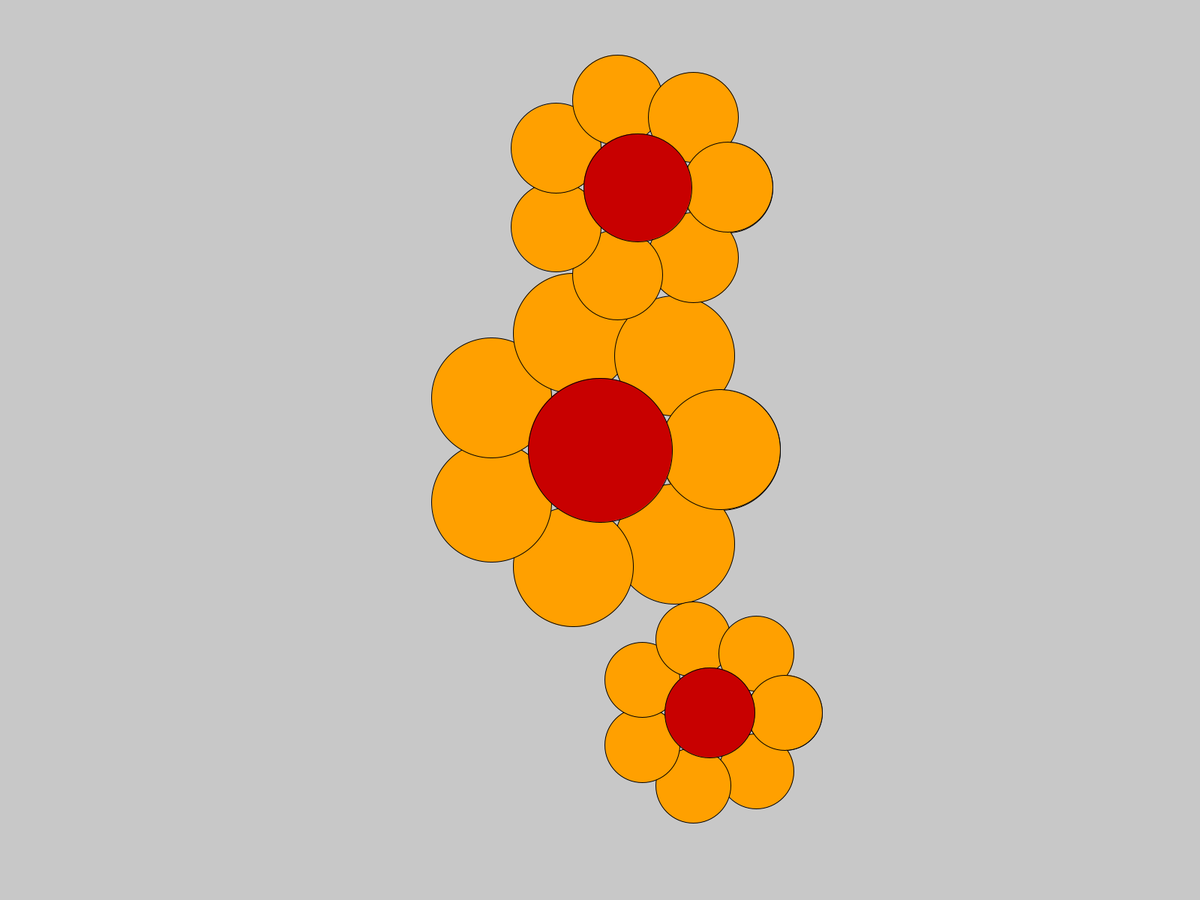
Frame 1 (no input)
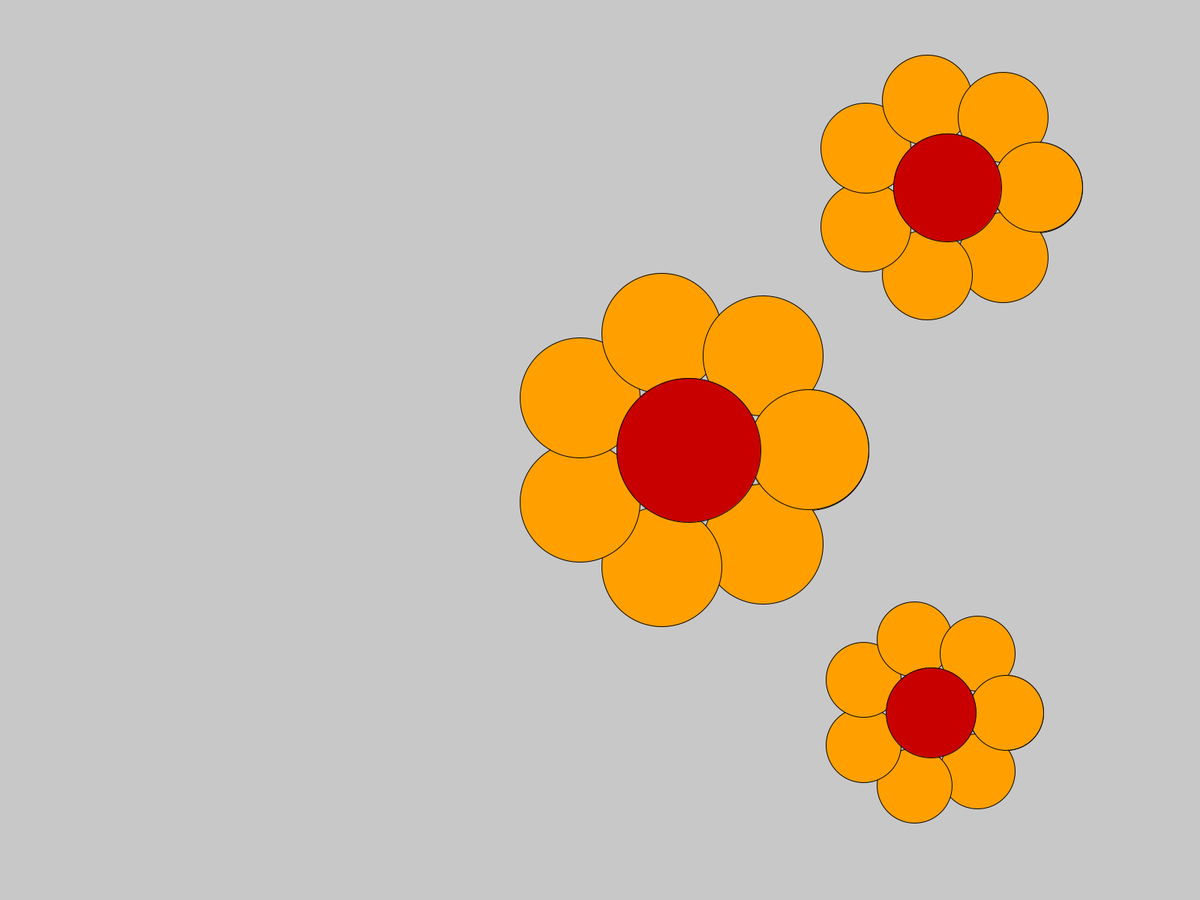
Frame 60 (the mouse pressed at the canvas centre just before this capture)
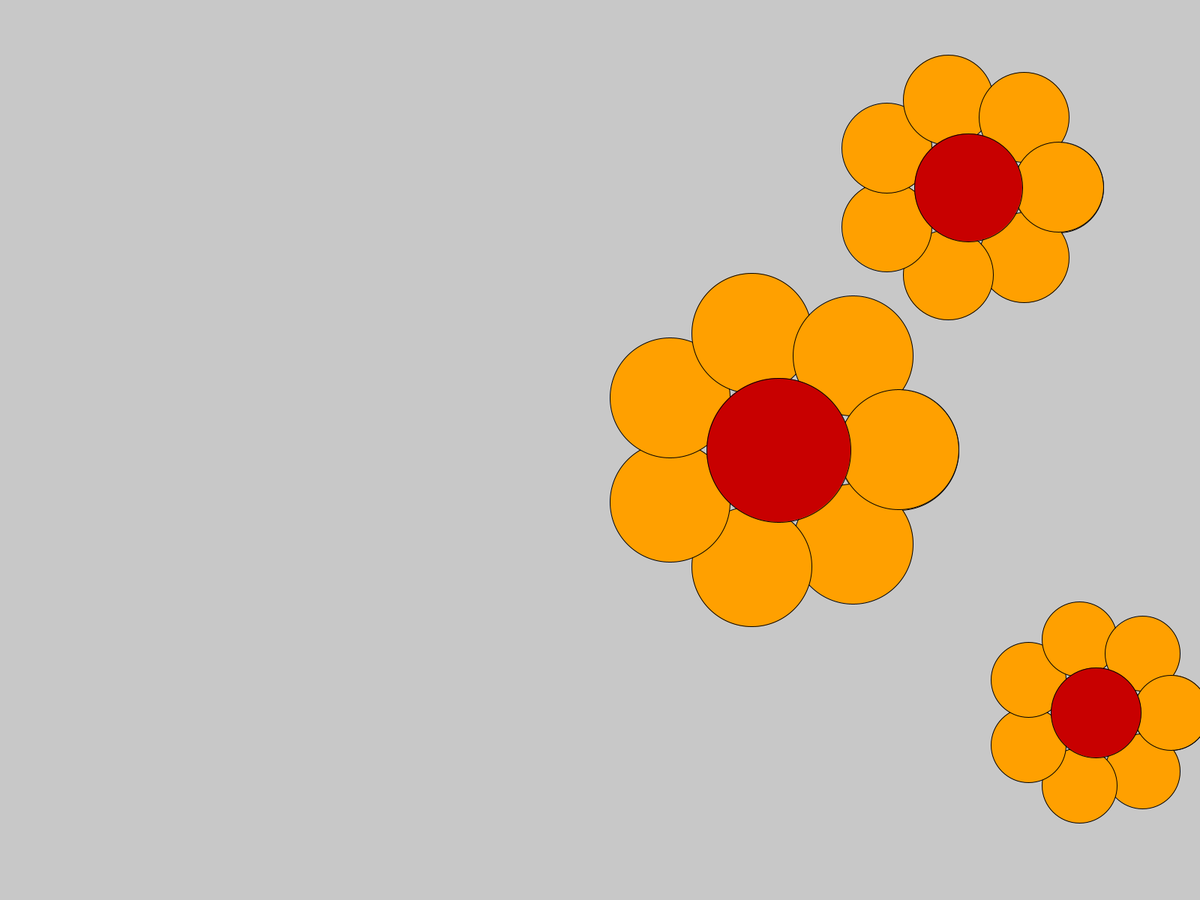
Frame 120 (the mouse held since frame 60 and released just before this capture)

The Processing sketch that drew these frames (run headless with seeded random() and noise(); from frame 60 on, the mouse is pressed at the canvas centre):

// Processing sketch: MarcusOttosen_FlowerObject
// ── MarcusOttosen_FlowerObject.pde
Flower myFlower1;  // the first instance of the Flower class
Flower myFlower2;  // the second instance of the Flower class
Flower myFlower3;

void setup() {
  size(1600, 1200);

  int _r1= 160;
  int _r2 = 100;
  int _r3 = 120;
  int _petals=7;
  float _x=width/2;
  float _y=height/2;
  int _pc=#FFA000;
  int offset = 350;


  myFlower1 = new Flower(_r1, _petals, _x, _y, _pc, 2); 
  myFlower2 = new Flower(_r2, _petals, _x+random(-500, 500), _y+offset, _pc, 5);
  myFlower3 = new Flower(_r3, _petals, _x+50, _y-offset, _pc, 7);
}

void draw() {
  background(#43AF76);
  if (myFlower1.overlaps(myFlower3)) {
    background(200);
  }

  myFlower1.display(); //Shows the flower
  myFlower2.display();
  myFlower3.display();
  //myFlower3.coloring();
}

// ── Flower.pde
class Flower {

  // Variables
  float speed; //Der blev lavet en speed variable så man kunne flytte på blomsten og sætte den til forskellig hastighed
  float ballX;
  float ballY;

  float r;       // radius of the flower petal
  int n_petals;  // number of petals 
  float x;       // x-position of the center of the flower
  float y;       // y-position of the center of the flower
  int petalColor;//hexadecimal number for the color of petals

  Flower(float temp_r, int temp_n_petals, float temp_x, float temp_y, int temp_petalColor, float temp_speed) {
    r=temp_r;
    n_petals = temp_n_petals;
    x=temp_x;
    y=temp_y;
    petalColor=temp_petalColor;
    speed = temp_speed;
  }

  void display () {
    fill(petalColor);
    for (float i=0; i<PI*2; i+=2*PI/n_petals) {
      //  ballX=width/2 + r*cos(i);
      //  ballY=height/2 + r*sin(i);
      ballX=x + r*cos(i);
      ballY=y + r*sin(i);
      ellipse(ballX, ballY, r, r);
    }
    fill(200, 0, 0);
    ellipse(x, y, r*1.2, r*1.2);
    move(); //Kan også være i FlowerObject som f.eks myFlower1.move();
    bounce(); //Kan også være i FlowerObject som f.eks. myFlower2.bounce();
  }
  void move(/*float speed*/) {
    x = x + speed;
  }

  void bounce() {
    if (x > width-r || x < r || y > height || y < 0) {
      speed = speed * (-1);
    }
  }

  boolean overlaps(Flower someOtherCrazyFlower) { // finder ud af om 2 flowers rammer hinanden. ikke helt perfekt!
    if (dist (x, y, someOtherCrazyFlower.x, someOtherCrazyFlower.y)<(2.2*(r+someOtherCrazyFlower.r))) {
      return true;
    } else {
      return false;
    }
  }
}
